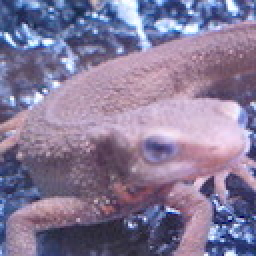
//> input picture Gasyori100knock/Question_01_10/imori.jpg, 128 x 128 px, given in place of the camera (shown 2 times larger)
$ ./01   (built with g++ and OpenCV 4)
//> lines starting //> are read from the running program, lines starting //| are printed output that depends on the picture
  // Reference: http://tinyurl.com/y6x8l98t

//カメラ入力から3フレームを取り出し、差分を計算する。
//変数：thの値を基準として閾値処理(threshold)を行い、変化した部分を白色で描画する。

#include <opencv2/highgui/highgui.hpp>
#include <opencv2/core/core.hpp>
#include <opencv2/imgproc/imgproc.hpp>

#include <iostream>

using namespace std;

//閾値(threshold)の設定
static const int th = 3;

int main(void)
{
    //カメラを開く
    cv::VideoCapture    cap(0);
    //カメラが開けたか確認
    if(!cap.isOpened()) return -1;

    //変数の準備
    cv::Mat im1,im2,im3,frame;
    cv::Mat d1,d2,diff;
    cv::Mat im_mask,mask;

    cv::namedWindow("in");
    cv::namedWindow("out");

    //カメラから3フレーム取り出す
    cap>>frame;
//> frame is the input picture: 128 rows x 128 cols, CV_8UC3; mean B, G, R 152.8, 121.8, 134.1
    cv::cvtColor(frame,im1,cv::COLOR_BGR2GRAY);
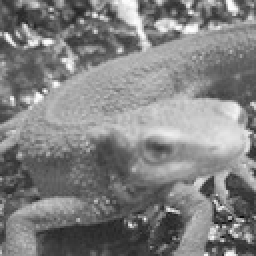
//> im1: 128 rows x 128 cols, CV_8UC1 (shown 2 times larger); min 11, max 254, mean 129
    cap>>frame;
    cv::cvtColor(frame,im2,cv::COLOR_RGB2GRAY);
    cap>>frame;
    cv::cvtColor(frame,im3,cv::COLOR_RGB2GRAY);
    cout << "frame" << frame << endl;
//> (printed output is left out)


    while(1)
    {
        //差分1：フレーム1と2の差を求める
        cv::absdiff(im1, im2,d1);
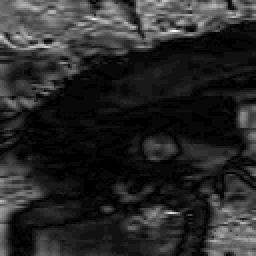
//> d1: 128 rows x 128 cols, CV_8UC1 (shown 2 times larger); min 0, max 30, mean 4.8; drawn with min black and max white
        //差分2：フレーム2と3の差を求める
        cv::absdiff(im2, im3,d2);
//> d2: 128 rows x 128 cols, CV_8UC1; every value is 0
        //差分1と差分2の結果を比較(論理積)し、diffに出力
        cv::bitwise_and(d1,d2,diff);
        // cout << "diff" << diff << endl;

        //差分diffのうち、閾値thを超えている部分を1、それ以外を0としてmaskに出力
        cv::threshold(diff,mask,5,1,cv::THRESH_BINARY);
        //マスクmaskのうち、1(True)の部分を白(0)に、0(False)の部分を黒(255)にしてim_maskに出力
        cv::threshold(mask,im_mask,0,255,cv::THRESH_BINARY);
        //メディアンフィルタを使った平滑化によってゴマ塩ノイズを除去、アパーチャサイズ5
        cv::medianBlur(im_mask,im_mask,5);

        // cv::imshow("in",frame);
        cv::imshow("out",im_mask);

        //新しいフレームをカメラから一つ取り出し、3つのフレームを全てずらす
        im2.copyTo(im1,im2);
        im3.copyTo(im2,im3);
        cap>>frame;
        cv::cvtColor(frame,im3,cv::COLOR_RGB2GRAY);

        //ウィンドウ上でEscキーが押されたらプログラム終了
        if(cv::waitKey(27)>=0)
//> the Esc key is pressed
        {
            cv::destroyAllWindows();
            break;
        }
    }
}
